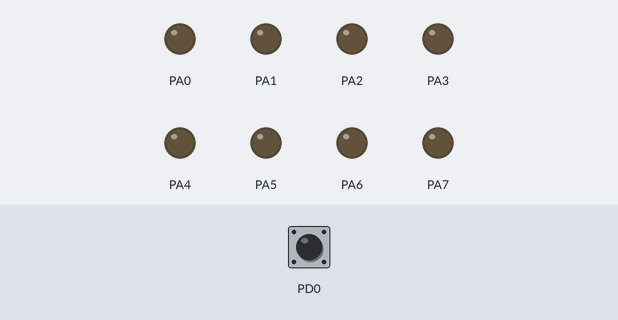
Bench run of a program on a simulated ATmega32, built with avr-gcc and emulated at 8 MHz. Parts: output pins drawn as LEDs (lit = HIGH). Inputs (shaded band) come from the test bench; at power-on: PD0 LOW.

Above: at 1.2 s.
1.3 s: PD0 driven HIGH
At 2.3 s:
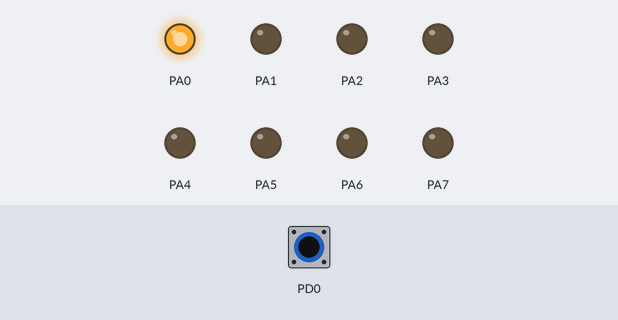
2.8 s: PD0 pulsed LOW 5 times (0.12 s each, 0.3 s apart)
At 5.1 s:
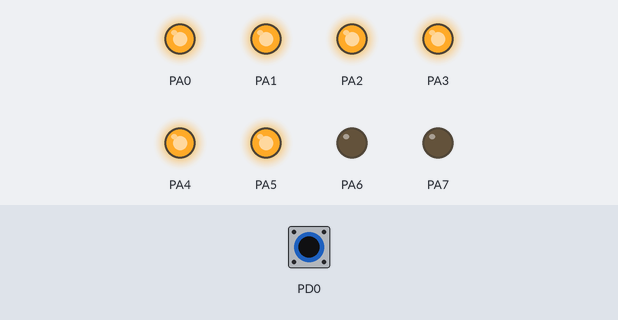
5.8 s: PD0 pulsed LOW 2 times (0.12 s each, 0.3 s apart)
At 6.7 s:
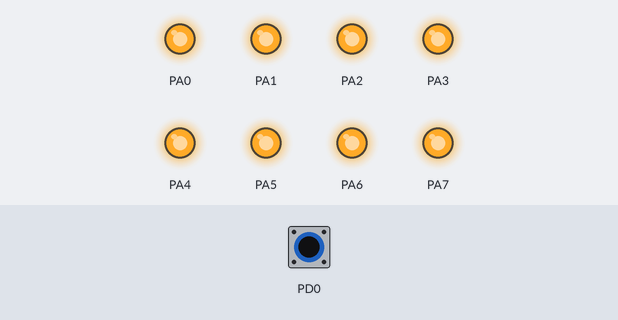
Timing chart, 0 to 8.8 s (numbered marks = the images above; inputs shaded):
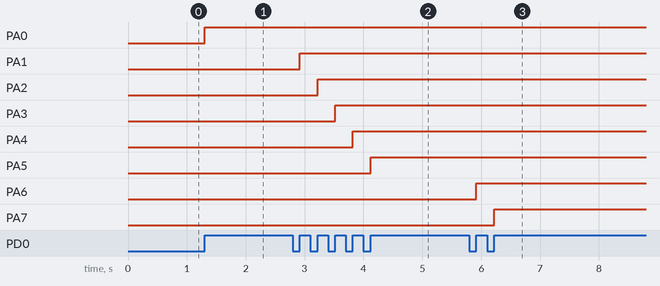

Measured:
- after the input at 1.3 s, PA0: LOW → HIGH at once
- after the input at 2.8 s, PA1: LOW → HIGH after 0.12 s; PA2: LOW → HIGH after 0.42 s; PA3: LOW → HIGH after 0.72 s; PA4: LOW → HIGH after 1.0 s; PA5: LOW → HIGH after 1.3 s
- after the input at 5.8 s, PA6: LOW → HIGH after 0.12 s; PA7: LOW → HIGH after 0.42 s

The program:

main.c
```c
/*
 * Section_Task_2.c
 *
 * Created: 8/28/2023 9:30:36 PM
 * Author : Hossam Eid
 */

#define  F_CPU 8000000ul
#include "io.h"
#include "Bit_Math.h"
#include <util/delay.h>


int main(void)
{
	unsigned char LED_on_flag = 1, pin = 0;

	DDRA = 0xFF;			//Set all pins of PORTA as output
	CLEAR_BIT(DDRD, 0);		//PD0 as input

	while (1)
	{
		if(READ_BIT(PIND, 0) == 1)
		{
			if(LED_on_flag)
			{
				SET_BIT(PORTA, pin++);

				if(pin == 8)
				LED_on_flag = 0;
				}else{

				CLEAR_BIT(PORTA, --pin);

				if(pin == 0)
				LED_on_flag = 1;
			}

			while(READ_BIT(PIND, 0) == 1);
		}
	}
}
```

io.h
```c
/*
 * io.h
 *
 * Created: 8/28/2023 8:44:43 PM
 *  Author: Hossam Eid
 */


#ifndef IO_H_
#define IO_H_

#define IO_BASE 0x20
#define SFIOR       *((volatile unsigned char *)(IO_BASE + 0x30))

/************************************************************************/
/*	                     PORTA Registers                                */
/************************************************************************/
#define PORTA       *((volatile unsigned char *)(IO_BASE + 0x1B))
#define DDRA        *((volatile unsigned char *)(IO_BASE + 0x1A))
#define PINA        *((volatile unsigned char *)(IO_BASE + 0x19))

/************************************************************************/
/*	                     PORTD Registers                                */
/************************************************************************/
#define PORTD       *((volatile unsigned char *)(IO_BASE + 0x12))
#define DDRD        *((volatile unsigned char *)(IO_BASE + 0x11))
#define PIND        *((volatile unsigned char *)(IO_BASE + 0x10))

#endif /* IO_H_ */
```

Bit_Math.h
```c
/*
 * Bit_Math.h
 *
 * Created: 8/28/2023 8:44:21 PM
 *  Author: Hossam Eid
 */


#ifndef BIT_MATH_H_
#define BIT_MATH_H_

#define SET_BIT(reg, bitNum)            (reg |= (1 << bitNum))
#define SET_BITS(reg, bitNum, value)    (reg |= (value << bitNum))
#define CLEAR_BIT(reg, bitNum)          (reg &= ~(1 << bitNum))
#define TOGGLE_BIT(reg, bitNum)         (reg ^= (1 << bitNum))
#define READ_BIT(reg, bitNum)           ((reg & (1 << bitNum)) >> bitNum)

#endif /* BIT_MATH_H_ */
```
